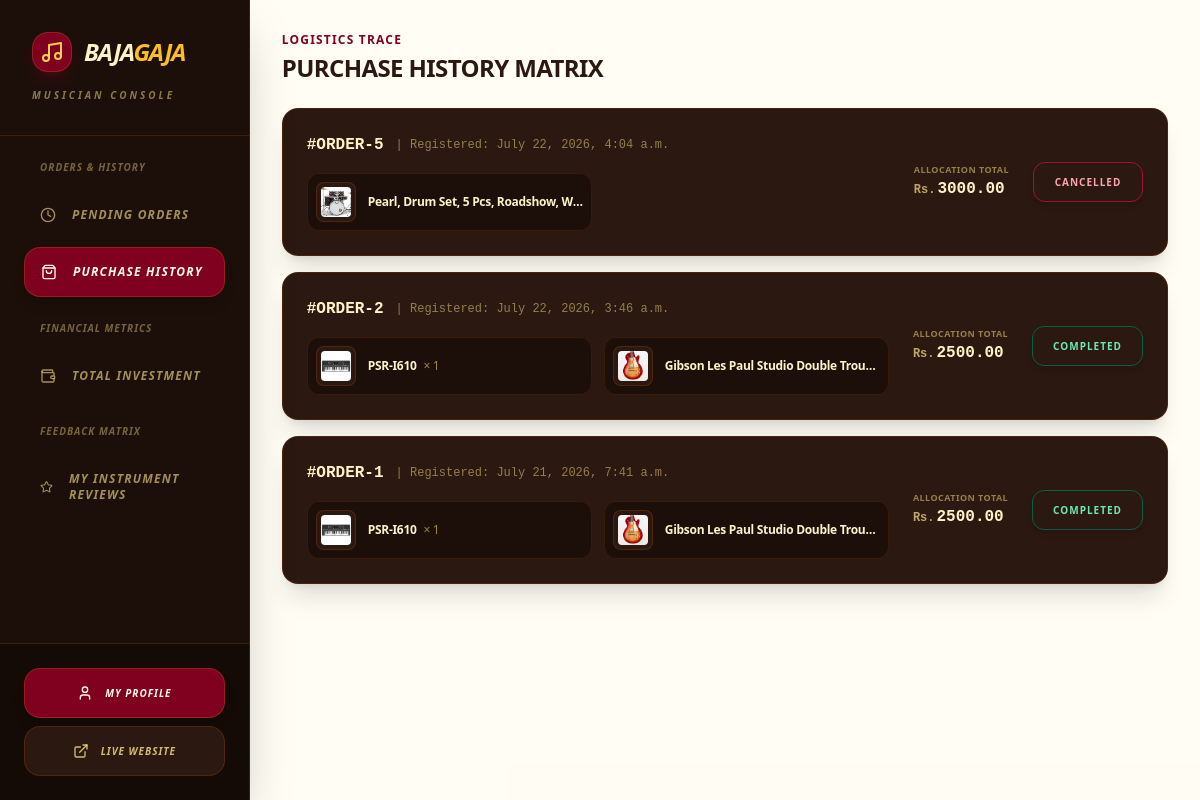
The page /dashboard/?section=my-orders (signed in) on the database its author committed.
### bg_app/models.py (models this page shows, shortened)
class Order(models.Model):
    class Status(models.TextChoices):
        CONFIRMED = 'confirmed', 'Order Confirmed'
        SHIPPING = 'shipping', 'In Transit'
        DELIVERED = 'delivered', 'Delivered'
        COMPLETED = 'completed', 'Completed'
        CANCELLED = 'cancelled', 'Cancelled'
    class PaymentMethod(models.TextChoices):
        ESEWA = 'esewa', 'Esewa'
        COD = 'cod', 'Cash on Delivery'
    customer = models.ForeignKey(User, on_delete=models.CASCADE, related_name='orders')
    total_amount = models.DecimalField(max_digits=12, decimal_places=2)
    status = models.CharField(max_length=20, choices=Status.choices, default=Status.CONFIRMED)
    transaction_id = models.CharField(max_length=100, blank=True, null=True)
    shipping_address = models.TextField()
    payment_method = models.CharField(max_length=20, choices=PaymentMethod.choices, default=PaymentMethod.ESEWA)
    created_at = models.DateTimeField(auto_now_add=True)

class OrderItem(models.Model):
    order = models.ForeignKey(Order, on_delete=models.CASCADE, related_name='items')
    product = models.ForeignKey(Product, on_delete=models.CASCADE)
    price_at_purchase = models.DecimalField(max_digits=10, decimal_places=2)
    quantity = models.PositiveIntegerField(default=1)

class Product(models.Model):
    class Category(models.TextChoices):
        GUITARS = 'guitars', 'Guitars & Basses'
        KEYBOARDS = 'keyboards', 'Keyboards & Synthesizers'
        DRUMS = 'drums', 'Drums & Percussion'
        TRADITIONAL = 'traditional', 'Traditional & Folk'
        WIND = 'wind', 'Wind & Brass'
        STUDIO = 'studio', 'Studio & Recording'
        AMPS_EFFECTS = 'amps_effects', 'Amps & Effect Pedals'
        ACCESSORIES = 'accessories', 'Accessories & Cables'
    class Condition(models.TextChoices):
        NEW = 'new', 'Brand New (Sealed)'
        REFURBISHED = 'refurbished', 'Factory Refurbished'
        USED = 'used', 'Pre-Owned / Good'
    brand = models.ForeignKey(Brand, on_delete=models.SET_NULL, null=True, related_name='products')
    name = models.CharField(max_length=255)
    category = models.CharField(max_length=20, choices=Category.choices)
    condition = models.CharField(max_length=20, choices=Condition.choices, default=Condition.NEW)
    description = models.TextField()
    price = models.DecimalField(max_digits=10, decimal_places=2)
    stock = models.PositiveIntegerField(default=0)
    product_image = models.ImageField(upload_to='images/products/')
    sku = models.CharField(max_length=100, unique=True, blank=True, null=True)
    is_active = models.BooleanField(default=True)
    created_at = models.DateTimeField(auto_now_add=True)

### bg_app/views/dashboard.py (the view)
# urls.py: path('dashboard/', customer_dashboard_view, name='customer_dashboard'),
@login_required
def customer_dashboard_view(request):
    if request.user.is_staff:
        messages.error(request, "You are not authorized to access this page.")
        return redirect('/')
    section = request.GET.get('section', 'pending-orders')
    context = {
        'section': section,
        'gross_spent': Order.objects.filter(customer=request.user, status=Order.Status.COMPLETED).aggregate(total_spent=models.Sum('total_amount'))['total_spent'] or 0,
        'average_spent': Order.objects.filter(customer=request.user, status=Order.Status.COMPLETED).aggregate(average_spent=models.Avg('total_amount'))['average_spent'] or 0,
    }
    if section == 'pending-orders':
        context['pending_orders'] = Order.objects.exclude(customer=request.user, status__in=[Order.Status.COMPLETED, Order.Status.CANCELLED]).order_by('-created_at')
    if section == 'my-orders':
        context['orders'] = Order.objects.filter(customer=request.user, status__in=[Order.Status.COMPLETED, Order.Status.CANCELLED]).order_by('-created_at')
    if section == 'my-reviews':
        context['my_reviews'] = Review.objects.filter(customer=request.user).order_by('-created_at')
    if section == 'total-spent':
        context['total_spent'] = Order.objects.filter(customer=request.user, status=Order.Status.COMPLETED).order_by('-created_at')
    return render(request, 'dashboard/customer_dashboard.html', context)

### bg_app/templates/dashboard/customer_dashboard.html (shortened to what this page needs)
<!DOCTYPE html>
<html lang="en">
<head>
    {% load static %}
    <link href="{% static 'css/styles.css' %}" rel="stylesheet" />
</head>
<body class="bg-amber-50/30 flex min-h-screen overflow-hidden text-stone-900 font-sans">
    <aside class="w-80 bg-[#1c0f0a] text-amber-100 flex flex-col shadow-2xl relative z-30 border-r border-amber-900/40">
        <div class="p-8 border-b border-amber-900/40">
            <div class="flex items-center gap-3">
                <div class="h-10 w-10 bg-[#800020] rounded-2xl flex items-center justify-center shadow-lg shadow-[#800020]/30 border border-amber-500/20">
                    <i data-lucide="music" class="w-6 h-6 text-amber-300"></i>
                </div>
                <h1 class="text-2xl font-black italic tracking-tighter uppercase text-amber-100">
                    Baja<span class="text-amber-400">Gaja</span>
                </h1>
            </div>
            <p class="text-[10px] text-amber-200/50 font-black uppercase tracking-[0.3em] mt-4 italic">Musician Console</p>
        </div>
        <nav class="flex-grow p-6 space-y-6 overflow-y-auto custom-scrollbar">
            <div class="space-y-2">
                <h3 class="px-4 text-[10px] font-black text-amber-200/40 uppercase tracking-widest mb-4 italic">Orders & History</h3>
                <a href="?section=pending-orders" class="flex items-center gap-4 px-4 py-4 rounded-2xl {% if section == 'pending-orders' or not section %}bg-[#800020] text-amber-50 shadow-lg border border-amber-500/20{% else %}text-amber-200/60 hover:bg-[#2b1810] hover:text-amber-100{% endif %} font-black italic uppercase text-xs tracking-widest transition-all group">
                    <i data-lucide="clock" class="w-4 h-4 group-hover:scale-110 transition-transform"></i>
                    Pending Orders
                </a>
                <a href="?section=my-orders" class="flex items-center gap-4 px-4 py-4 rounded-2xl {% if section == 'my-orders' %}bg-[#800020] text-amber-50 shadow-lg border border-amber-500/20{% else %}text-amber-200/60 hover:bg-[#2b1810] hover:text-amber-100{% endif %} font-black italic uppercase text-xs tracking-widest transition-all group">
                    <i data-lucide="shopping-bag" class="w-4 h-4 group-hover:scale-110 transition-transform"></i>
                    Purchase History
                </a>
            </div>
            <div class="space-y-2">
                <h3 class="px-4 text-[10px] font-black text-amber-200/40 uppercase tracking-widest mb-4 italic">Financial Metrics</h3>
                <a href="?section=total-spent" class="flex items-center gap-4 px-4 py-4 rounded-2xl {% if section == 'total-spent' %}bg-[#800020] text-amber-50 shadow-lg border border-amber-500/20{% else %}text-amber-200/60 hover:bg-[#2b1810] hover:text-amber-100{% endif %} font-black italic uppercase text-xs tracking-widest transition-all group">
                    <i data-lucide="wallet" class="w-4 h-4 group-hover:scale-110 transition-transform"></i>
                    Total Investment
                </a>
            </div>
            <div class="space-y-2">
                <h3 class="px-4 text-[10px] font-black text-amber-200/40 uppercase tracking-widest mb-4 italic">Feedback Matrix</h3>
                <a href="?section=my-reviews" class="flex items-center gap-4 px-4 py-4 rounded-2xl {% if section == 'my-reviews' %}bg-[#800020] text-amber-50 shadow-lg border border-amber-500/20{% else %}text-amber-200/60 hover:bg-[#2b1810] hover:text-amber-100{% endif %} font-black italic uppercase text-xs tracking-widest transition-all group">
                    <i data-lucide="star" class="w-4 h-4 group-hover:scale-110 transition-transform"></i>
                    My Instrument Reviews
                </a>
            </div>
        </nav>
        <div class="p-6 border-t border-amber-900/40 bg-[#140b07] flex flex-col gap-2">
            <a href="/profile/"
               class="flex items-center justify-center gap-3 w-full bg-[#800020] text-amber-50 px-6 py-4 rounded-2xl font-black italic uppercase text-[10px] tracking-widest hover:bg-[#500014] transition-all shadow-lg hover:shadow-[#800020]/40 border border-amber-500/20 active:scale-95">
                <i data-lucide="user" class="w-4 h-4"></i>
                My Profile
            </a>
            <a href="/" target="_blank"
               class="flex items-center justify-center gap-3 w-full bg-[#2b1810] border border-amber-900/50 text-amber-200/80 px-6 py-4 rounded-2xl font-black italic uppercase text-[10px] tracking-widest hover:bg-[#1c0f0a] hover:text-amber-100 transition-all active:scale-95">
                <i data-lucide="external-link" class="w-4 h-4"></i>
                Live Website
            </a>
        </div>
    </aside>
    <main class="flex-grow flex flex-col h-screen overflow-y-auto bg-amber-50/30 p-6 sm:p-8">
        {% if section == 'pending-orders' or not section %}
            {% include 'dashboard/customer/_pending_orders.html' %}
        {% elif section == 'my-orders' %}
            {% include 'dashboard/customer/_my_orders.html' %}
        {% elif section == 'total-spent' %}
            {% include 'dashboard/customer/_total_spent.html' %}
        {% elif section == 'my-reviews' %}
            {% include 'dashboard/customer/_my_reviews.html' %}
        {% endif %}
    </main>
</body>
</html>

### bg_app/templates/dashboard/customer/_my_orders.html (shortened to what this page needs)
<div class="space-y-6">
    <div>
        <h2 class="text-xs font-bold uppercase tracking-widest text-[#800020] mb-1">Logistics Trace</h2>
        <p class="text-2xl font-black tracking-tight text-[#2b1810] uppercase">Purchase History Matrix</p>
    </div>
    <div class="space-y-4">
        {% for order in orders %}
            <div class="bg-[#2b1810] border border-amber-900/40 rounded-2xl p-6 min-h-[140px] flex flex-col lg:flex-row lg:items-center justify-between gap-6 hover:border-[#800020] transition-all shadow-xl group">
                <div class="space-y-4 flex-grow w-full">
                    <div class="flex flex-wrap items-center gap-3">
                        <span class="font-mono font-black text-base text-amber-100">#ORDER-{{ order.id }}</span>
                        <span class="text-xs text-amber-200/50 font-mono">| Registered: {{ order.created_at }}</span>
                    </div>
                    <div class="grid grid-cols-1 sm:grid-cols-2 gap-3 max-w-4xl">
                        {% for item in order.items.all %}
                            <div class="flex items-center gap-3 bg-[#1c0f0a] border border-amber-900/30 p-2 rounded-xl">
                                <div class="w-10 h-10 bg-[#2b1810] border border-amber-900/50 rounded-lg overflow-hidden flex items-center justify-center p-1 shrink-0">
                                    {% if item.product.product_image %}
                                        <img src="{{ item.product.product_image.url }}" alt="{{ item.product.name }}" class="w-full h-full object-cover rounded">
                                    {% else %}
                                        <i data-lucide="music" class="w-5 h-5 text-amber-500/40"></i>
                                    {% endif %}
                                </div>
                                <span class="text-amber-100 text-xs font-black tracking-tight truncate">
                                    {{ item.product.name }} <span class="text-amber-300/60 font-medium ml-1">× {{ item.quantity }}</span>
                                </span>
                            </div>
                        {% endfor %}
                    </div>
                </div>
                <div class="flex flex-wrap sm:flex-nowrap items-center justify-between lg:justify-end gap-6 border-t lg:border-t-0 border-amber-900/30 pt-4 lg:pt-0 shrink-0 w-full lg:w-auto">
                    <div class="flex flex-col lg:text-right">
                        <span class="text-[9px] uppercase font-bold tracking-wider text-amber-200/50">Allocation Total</span>
                        <div class="flex items-baseline gap-0.5">
                            <span class="text-xs font-mono font-bold text-amber-200/70">Rs.</span>
                            <span class="text-base font-mono font-black text-amber-100">{{ order.total_amount }}</span>
                        </div>
                    </div>
                    <div class="shrink-0">
                        {% if order.status == 'completed' %}
                            <div class="bg-emerald-950/80 border border-emerald-800 text-emerald-300 font-black h-10 px-5 rounded-xl flex items-center justify-center text-[10px] uppercase tracking-widest shadow-md select-none min-w-[110px]">
                                Completed
                            </div>
                        {% else %}
                            <div class="bg-rose-950/80 border border-rose-800 text-rose-300 font-black h-10 px-5 rounded-xl flex items-center justify-center text-[10px] uppercase tracking-widest shadow-md select-none min-w-[110px]">
                                Cancelled
                            </div>
                        {% endif %}
                    </div>
                </div>
            </div>
        {% endfor %}
    </div>
</div>

### rows shown on the page
Order: id "5", created_at "July 22, 2026, 4:04 a.m.", total_amount "3000.00", status "CANCELLED"
OrderItem: product.product_image (picture), product.name "Pearl, Drum Set, 5 Pcs, Roadshow, W…"
Order: id "2", created_at "July 22, 2026, 3:46 a.m.", total_amount "2500.00", status "COMPLETED"
OrderItem: product.product_image (picture), product.name "PSR-I610", quantity "1"
OrderItem: product.product_image (picture), product.name "Gibson Les Paul Studio Double Trou…"
Order: id "1", created_at "July 21, 2026, 7:41 a.m.", total_amount "2500.00", status "COMPLETED"
OrderItem: product.product_image (picture), product.name "PSR-I610", quantity "1"
OrderItem: product.product_image (picture), product.name "Gibson Les Paul Studio Double Trou…"
